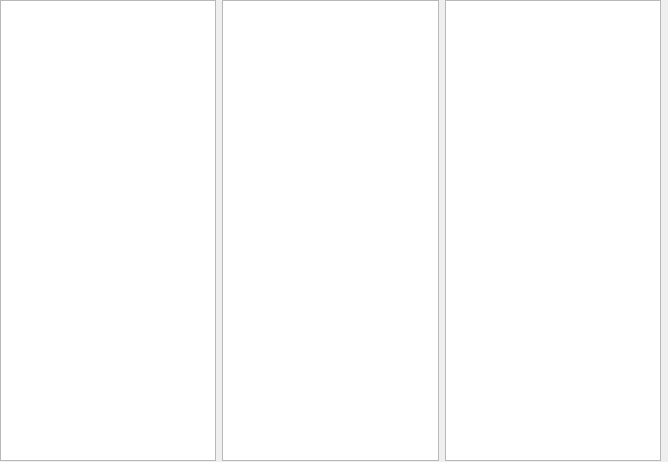
<?xml version="1.0" encoding="UTF-8"?>
<ui version="4.0">
 <class>BoardWidget</class>
 <widget class="QWidget" name="BoardWidget">
  <property name="geometry">
   <rect>
    <x>0</x>
    <y>0</y>
    <width>668</width>
    <height>462</height>
   </rect>
  </property>
  <property name="windowTitle">
   <string>Form</string>
  </property>
  <widget class="QWidget" name="horizontalLayoutWidget">
   <property name="geometry">
    <rect>
     <x>0</x>
     <y>0</y>
     <width>661</width>
     <height>461</height>
    </rect>
   </property>
   <layout class="QHBoxLayout" name="horizontalLayout">
    <item>
     <layout class="QHBoxLayout" name="horizontalLayout_2">
      <item>
       <widget class="QListWidget" name="todoList"/>
      </item>
      <item>
       <widget class="QListWidget" name="inProgressList"/>
      </item>
      <item>
       <widget class="QListWidget" name="doneList"/>
      </item>
     </layout>
    </item>
   </layout>
  </widget>
 </widget>
 <resources/>
 <connections/>
</ui>
